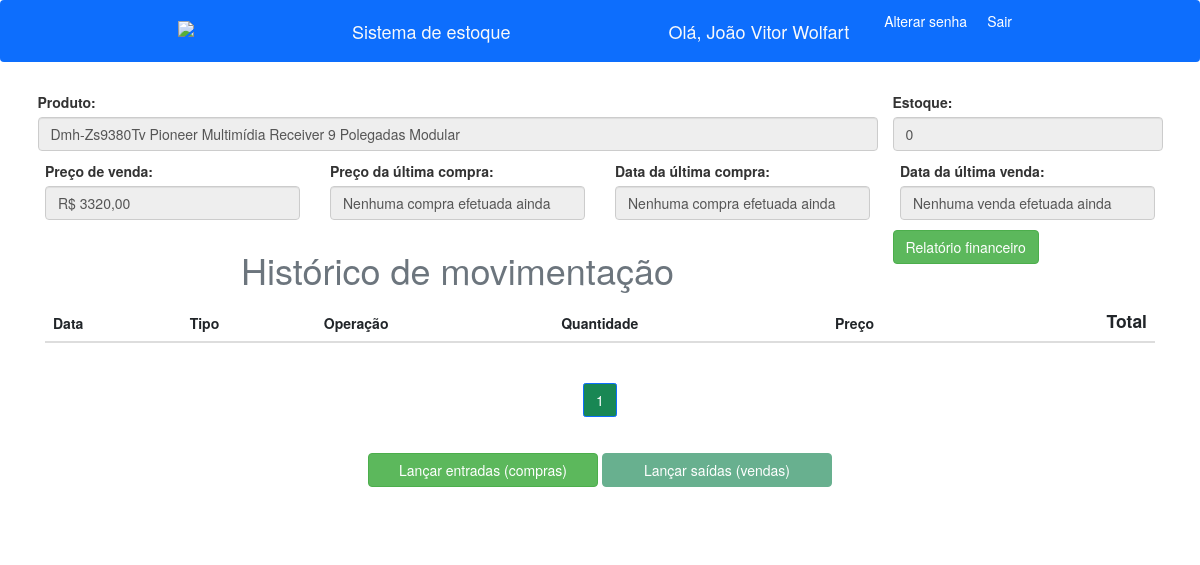
The page /relatorio/17 (signed in) on the database as committed earlier.
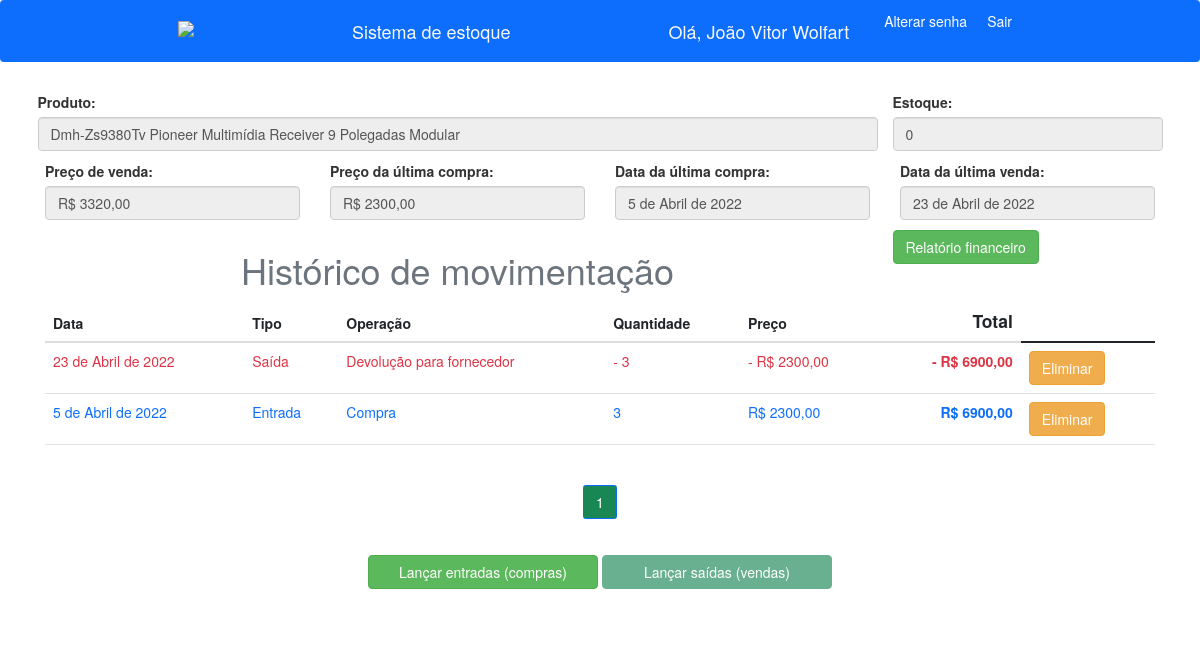
The same page on the database as committed later.
### produtos/models.py (models this page shows, shortened)
class Produto(models.Model):
    produto = models.CharField(max_length=200)
    categoria = models.ForeignKey(Categoria, on_delete=models.DO_NOTHING)
    medida = models.ForeignKey(Medidas, on_delete=models.DO_NOTHING, blank=True, null=True)
    data_ultima_compra = models.DateField(blank=True, null=True)
    preco_ultima_compra = models.DecimalField(max_digits=7, decimal_places=2, blank=True, null=True)
    preco_venda = models.DecimalField(max_digits=7, decimal_places=2, blank=True, null=True)
    data_ultima_venda = models.DateField(blank=True, null=True)
    estoque = models.IntegerField(default=0)
    informacoes = models.TextField(blank=True, null=True)
    foto = models.ImageField(blank=True, upload_to='fotos')
    usuario = models.ForeignKey(User, on_delete=models.CASCADE, blank=True, null=True)
    ativo = models.BooleanField(default=True)

class Historico(models.Model):
    data = models.DateField()
    movimentacao = models.ForeignKey(Movimento, on_delete=models.DO_NOTHING)
    produto = models.ForeignKey(Produto, on_delete=models.DO_NOTHING)
    quantidade = models.IntegerField()
    preco = models.DecimalField(max_digits=7, decimal_places=2)
    excluido = models.BooleanField(default=False)

class Movimento(models.Model):
    tipo_movimento = models.CharField(max_length=50)
    entrada = models.BooleanField()
    somente_contabil = models.BooleanField(default=False)
    def __str__(self):
        return self.tipo_movimento

### produtos/views.py (the view)
# urls.py: path('relatorio/<int:id>', views.relatorio, name='relatorio'),
@login_required(login_url='login')
def relatorio(request, id):
    produto = Produto.objects.get(id=id)
    historico = Historico.objects.all().filter(
        produto=produto, excluido=False
    ).order_by('-data')
    paginator = Paginator(historico, 5)
    page = request.GET.get('p')
    historico = paginator.get_page(page)
    total = []
    for c in historico:
        total.append(c.preco*c.quantidade)
    teste = zip(historico, total)
    return render(request, 'paginas/relatorios.html', {'produto':produto, 'historico':historico, 'total':total, 'teste':teste})

### produtos/templates/paginas/relatorios.html (shortened to what this page needs)
{% extends 'base.html'%}
{% load static%}
{%block 'conteudo'%}
    <div class="row">
      <div class="mb-3 col-9">
        <label class="form-label">Produto: </label>
        <input type="text" class="form-control" name="produto" placeholder="Nome do produto" value="{{produto.produto}}" disabled>
      </div>
      <div class="mb-3 col-3">
        <label class="form-label">Estoque: </label>
        <input type="text" class="form-control" name="estoque" placeholder="Nome do produto" value="{{produto.estoque}}" disabled>
      </div>
    </div>
    <div class="row">
      <div class="mb-3 col-md-3">
        <label class="form-label">Preço de venda: </label>
        <input type="text" class="form-control" name="preco_venda" value="R$ {{produto.preco_venda}}" disabled>
      </div>
      {% if produto.preco_ultima_compra %}
      <div class="mb-3 col-md-3">
        <label class="form-label">Preço da última compra: </label>
        <input type="text" class="form-control" name="preco_compra" value="R$ {{produto.preco_ultima_compra}}" disabled>
      </div>
      {% else %}
      <div class="mb-3 col-md-3">
        <label class="form-label">Preço da última compra: </label>
        <input type="text" class="form-control" name="preco_compra" value="Nenhuma compra efetuada ainda" disabled>
      </div>
      {% endif %}
      {% if produto.data_ultima_compra %}
      <div class="mb-3 col-md-3">
        <label class="form-label">Data da última compra: </label>
        <input type="text" class="form-control" name="data_compra" value="{{produto.data_ultima_compra}}" disabled>
      </div>
      {% else %}
      <div class="mb-3 col-md-3">
        <label class="form-label">Data da última compra: </label>
        <input type="text" class="form-control" name="data_compra" value="Nenhuma compra efetuada ainda" disabled>
      </div>
      {% endif %}
      {% if produto.data_ultima_venda %}
      <div class="mb-3 col-md-3">
        <label class="form-label">Data da última venda: </label>
        <input type="text" class="form-control" name="data_compra" value="{{produto.data_ultima_venda}}" disabled>
      </div>
      {% else %}
      <div class="mb-3 col-md-3">
        <label class="form-label">Data da última venda: </label>
        <input type="text" class="form-control" name="data_compra" value="Nenhuma venda efetuada ainda" disabled>
      </div>
      {% endif %}
    </div>
    <div class="row">
      <div class="col-9">
        <h1 class="text-center text-secondary">Histórico de movimentação</h1>
      </div>
      <div class="col-3">
        <a href="{% url 'financeiro' produto.id%}" class="btn btn-success text-end">Relatório financeiro</a>
      </div>
    </div>
    <table class="table table-hover">
        <thead>
          <tr>
            <th scope="col">Data</th>
            <th scope="col">Tipo</th>
            <th scope="col">Operação</th>
            <th scope="col">Quantidade</th>
            <th scope="col">Preço</th>
            <th scope="col" class="text-end fs-3">Total</th>
          </tr>
        </thead>
        <tbody>
          {% for h, c in teste%}
          {% if h.movimentacao.entrada %}
          <tr class="text-primary">
              <td>{{h.data}}</td>
              <td>Entrada</td>
              <td>{{h.movimentacao}}</td>
              <td>{{h.quantidade}}</td>
              <td>R$ {{h.preco}}</td>
              <td class="text-end"><strong>R$ {{c}}</strong></td>
              <td> <a class="btn btn-warning" data-toggle="modal" data-target="#myModal{{h.id}}">Eliminar</a></td>
          </tr>
          {% else %}
          <tr class="text-danger">
              <td>{{h.data}}</td>
              <td>Saída</td>
              <td>{{h.movimentacao}}</td>
              <td>- {{h.quantidade}}</td>
              <td>- R$ {{h.preco}}</td>
              <td class="text-end"><strong>- R$ {{c}}</strong></td>
              <td> <a class="btn btn-warning" data-toggle="modal" data-target="#myModal{{h.id}}">Eliminar</a></td>
          </tr>
          {% endif %}
          {%endfor%}
        </tbody>
      </table>
      <nav aria-label="Page navigation example" class="mb-1 justify-content-center text-center">
        <ul class="pagination justify-content-center text-center">
          {%for pagina in historico.paginator.page_range%}
          {%if historico.number == pagina%}
            <li class="page-item active"><a class="page-link bg-success" href="?p={{pagina}}">{{pagina}}</a></li>
          {% else %}
            <li class="page-item"><a class="page-link" href="?p={{pagina}}">{{pagina}}</a></li>
          {%endif%}
          {%endfor%}
        </ul>
      </nav>
      <div class="text-center">
      <a href="{% url 'entradas' produto.id%}" class="btn btn-success my-3" style="width: 230px;">Lançar entradas (compras)</a>
      {% if produto.estoque > 0 %}
      <a href="{% url 'saidas' produto.id%}" class="btn btn-success my-3" style="width: 230px;">Lançar saídas (vendas)</a>
      {% else %}
      <a href="" class="btn btn-success disabled my-3" style="width: 230px;">Lançar saídas (vendas)</a>
      {% endif %}
      </div>
    <link rel="stylesheet" href="https://maxcdn.bootstrapcdn.com/bootstrap/3.4.1/css/bootstrap.min.css">
      <br><br>
{%endblock%}

### templates/base.html (shortened to what this page needs)
{% load static%}
<!doctype html>
<html lang="pt-br">
  <head>
    <link href="https://cdn.jsdelivr.net/npm/bootstrap@5.1.3/dist/css/bootstrap.min.css" rel="stylesheet">
    <link rel="stylesheet" href="{% static 'css/blog.css' %}">
  </head>
  <body>
    <nav class="navbar navbar-light bg-primary">
        <div class="container">
          <a href="{% url 'home'%}" class="navbar-brand nav-link text-light text-start"><img src="{% static 'img/icone_home.png'%}" style="max-width: 50px;"></span>
          <a href="{% url 'home'%}" class="navbar-brand nav-link text-light text-start">Sistema de estoque</span>
          <div class="d-flex">
          {% if user.first_name != ''%}
          <span>Olá, {{user.first_name}} {{user.last_name}}</span>
          {% else %}
          <span>Olá, {{user}}</span>
          {%endif%}
          <a class="nav-link text-white" href="{% url 'alterar_senha' %}">Alterar senha</a>
          <a class="nav-link text-white" href="{% url 'logout' %}">Sair</a>
          </div>
        </div>
      </nav>
      <div class="container mt-5 mb-3">
      {% block 'conteudo' %}
      {% endblock %}
    </div>
  </body>
</html>

### templates/static/css/blog.css (style rules this page uses)
* { margin: 0; padding: 0; }
body { background-color: azure; }
.container { width: 90%; margin: 0 auto; }
a { cursor: pointer; }

Rows that differ between the two databases and show on the page:
changed Produto "Dmh-Zs9380Tv Pioneer Multimídia Receiver 9 Polegadas Modular": preco_ultima_compra empty → 2300 (drawn); preco_compra (not shown) → "R$ 2300,00"; data_ultima_compra empty → "2022-04-05" (drawn); data_compra (not shown) → "5 de Abril de 2022"; data_ultima_venda empty → "2022-04-23" (drawn); data_compra (not shown) → "23 de Abril de 2022"
added Historico: data "23 de Abril de 2022", movimentacao "Devolução para fornecedor", quantidade "3", preco "2300,00", c "6900,00"
added Historico: data "5 de Abril de 2022", movimentacao "Compra", quantidade "3", preco "2300,00", c "6900,00"
Other text that changed with them:
form field preco_compra: "Nenhuma compra efetuada ainda" → (not shown)
form field data_compra: "Nenhuma compra efetuada ainda" → (not shown)
form field data_compra: "Nenhuma venda efetuada ainda" → (not shown)
